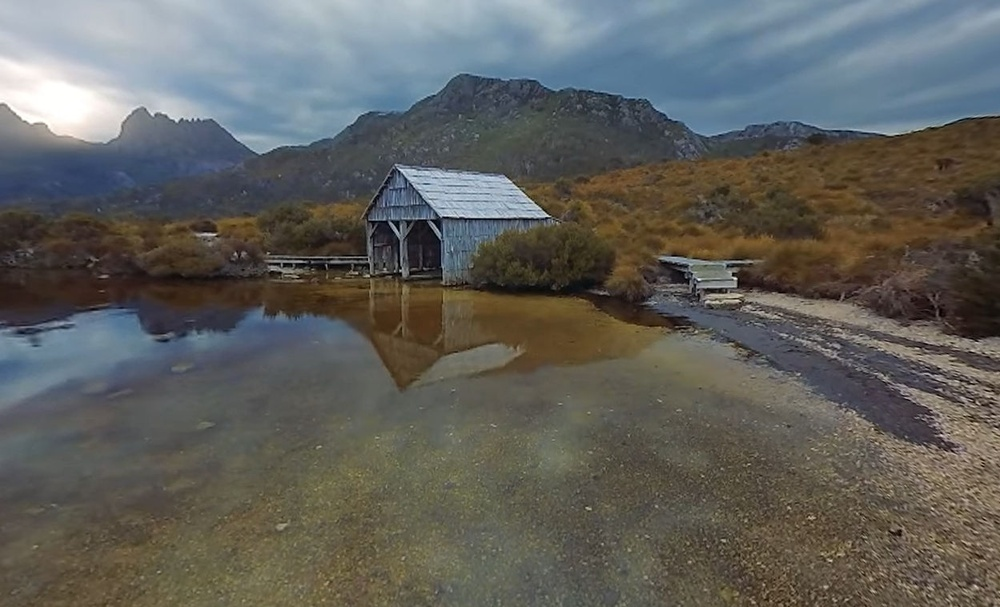
//> input picture data/photo_l.jpg, 1000 x 607 px, shrunk from 1249 x 758 before the run
$ ./image_panorama_stitcher   (built with g++ and OpenCV 4)
//> lines starting //> are read from the running program, lines starting //| are printed output that depends on the picture
#include <iostream>
#include <vector>
#include <opencv2/opencv.hpp>
#include <opencv2/stitching.hpp>

int main() {
    // 1. Load two overlapping images
    cv::Mat img1 = cv::imread("data/photo_l.jpg");
//> img1 is the input picture: 607 rows x 1000 cols, CV_8UC3; mean B, G, R 92.9, 96.9, 96.8
    cv::Mat img2 = cv::imread("data/photo_r.jpg");
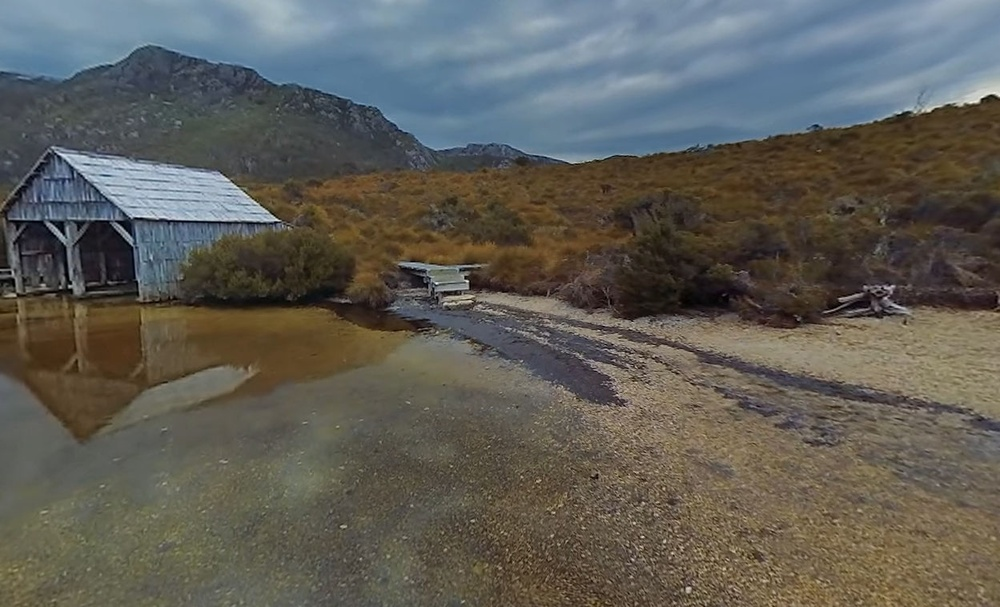
//> input picture data/photo_r.jpg, 1000 x 607 px, shrunk from 1249 x 758 before the run
//> img2 is the input picture: 607 rows x 1000 cols, CV_8UC3; mean B, G, R 87.3, 93.9, 95.4

    if (img1.empty() || img2.empty()) {
        std::cerr << "Error: Could not load images!" << std::endl;
        return -1;
    }

    // Pack images into a vector
    std::vector<cv::Mat> imgs;
    imgs.push_back(img1);
    imgs.push_back(img2);

    // 2. Create a Stitcher object in panorama mode
    // (Modes: PANORAMA for standard scenes, SCANS for flat documents/maps)
    cv::Ptr<cv::Stitcher> stitcher = cv::Stitcher::create(cv::Stitcher::PANORAMA);

    // 3. Perform the stitching process
    cv::Mat panorama;
    cv::Stitcher::Status status = stitcher->stitch(imgs, panorama);
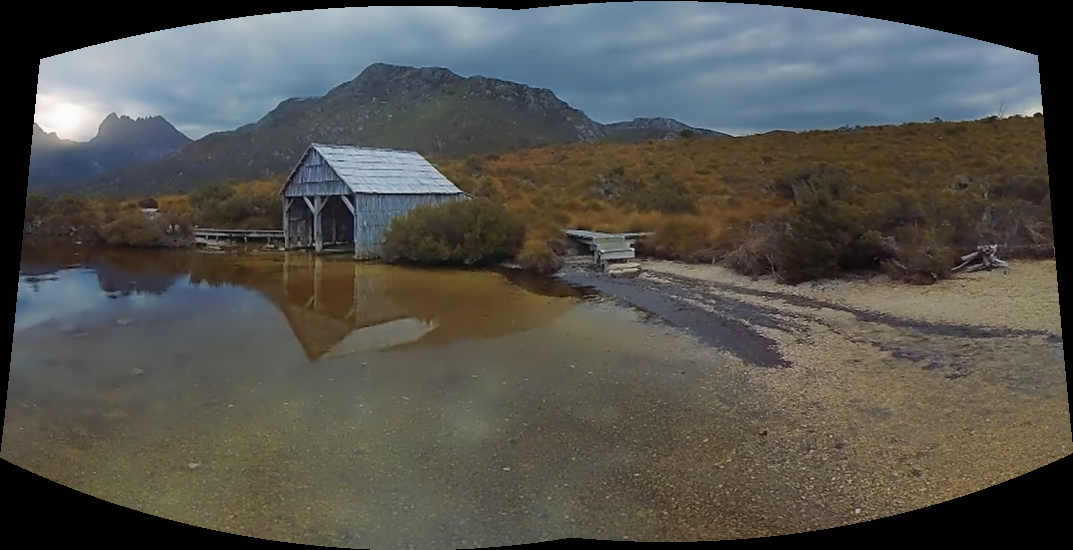
//> panorama: 550 rows x 1073 cols, CV_8UC3; mean B, G, R 78.2, 83.4, 84.5

    // 4. Check the result status
    if (status != cv::Stitcher::OK) {
        std::cerr << "Stitching failed! Error code: " << int(status) << std::endl;
        // Code 1 = ERR_NEED_MORE_IMGS (not enough matching keypoints found)
        return -1;
    }

    std::cout << "Stitching completed successfully!" << std::endl;

    // 5. Save and display the result
    cv::imwrite("panorama_result.jpg", panorama);

    cv::imshow("Result Panorama", panorama);
    cv::waitKey(0);

    return 0;
}
